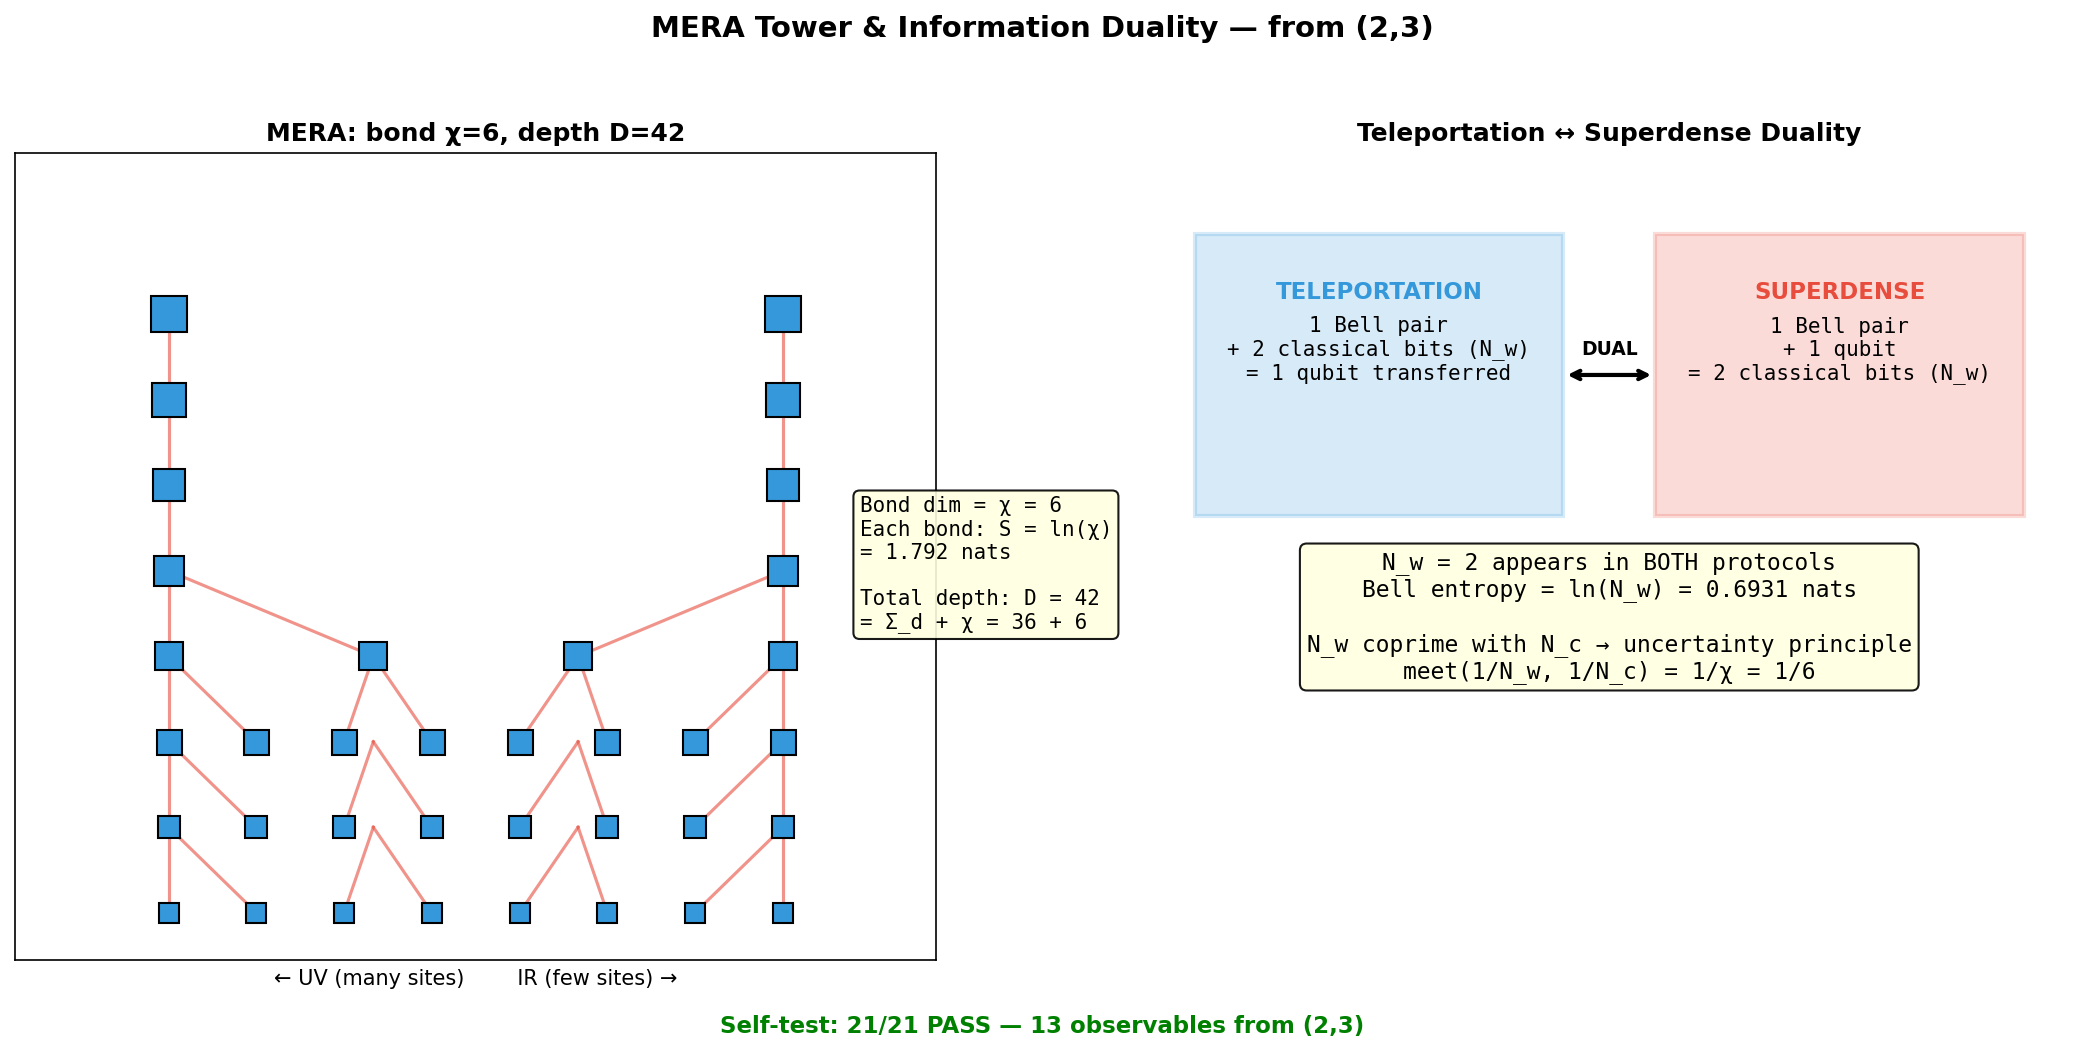

This chart was generated by the following Python code:
#!/usr/bin/env python3
# Copyright (c) 2026 Daland Montgomery
# SPDX-License-Identifier: AGPL-3.0-or-later

"""Crystal QInfo — MERA Structure & Teleport/Superdense Duality"""
import crystal_toe as ct
import matplotlib.pyplot as plt
import numpy as np

toe = ct.Toe(); qi = toe.qinfo()

fig, axes = plt.subplots(1, 2, figsize=(14, 7))
fig.suptitle("MERA Tower & Information Duality — from (2,3)", fontsize=14, fontweight='bold')

# ── Left: MERA tower schematic ──
ax = axes[0]
ax.set_xlim(-3, 3); ax.set_ylim(-0.5, 8)
ax.set_title(f'MERA: bond χ={qi.mera_bond()}, depth D={qi.mera_depth()}',
             fontsize=12, fontweight='bold')

# Draw layers of the tensor network
n_show = 8  # show 8 layers
for layer in range(n_show):
    y = layer * 0.9
    n_sites = max(1, 2**(n_show - layer - 1) // 4)
    n_sites = min(n_sites, 8)
    xs = np.linspace(-2, 2, max(n_sites, 2))
    for x in xs:
        ax.plot(x, y, 's', color='#3498db', markersize=10 + layer,
                markeredgecolor='black', zorder=3)
    # Draw bonds
    if layer < n_show - 1:
        xs_next = np.linspace(-2, 2, max(n_sites // 2, 2))
        for x1 in xs:
            closest = min(xs_next, key=lambda xn: abs(xn - x1))
            ax.plot([x1, closest], [y, y + 0.9], '-',
                    color='#e74c3c', linewidth=1.5, alpha=0.6)

ax.text(2.5, 3, f'Bond dim = χ = {qi.mera_bond()}\n'
        f'Each bond: S = ln(χ)\n'
        f'= {qi.mera_link_entropy():.3f} nats\n\n'
        f'Total depth: D = {qi.mera_depth()}\n'
        f'= Σ_d + χ = 36 + 6',
        fontsize=10, fontfamily='monospace',
        bbox=dict(boxstyle='round', facecolor='lightyellow', alpha=0.9))
ax.set_xticks([]); ax.set_yticks([])
ax.set_xlabel('← UV (many sites)        IR (few sites) →', fontsize=10)

# ── Right: Teleportation / Superdense duality ──
ax = axes[1]
ax.axis('off')
ax.set_xlim(0, 1); ax.set_ylim(0, 1)
ax.set_title('Teleportation ↔ Superdense Duality', fontsize=12, fontweight='bold')

# Teleportation box
ax.add_patch(plt.Rectangle((0.05, 0.55), 0.4, 0.35, fill=True,
             facecolor='#3498db', alpha=0.2, edgecolor='#3498db', linewidth=2))
ax.text(0.25, 0.82, 'TELEPORTATION', ha='center', fontsize=11, fontweight='bold', color='#3498db')
ax.text(0.25, 0.72, f'1 Bell pair\n+ {qi.teleport_bits()} classical bits (N_w)\n= 1 qubit transferred',
        ha='center', fontsize=10, fontfamily='monospace')

# Superdense box
ax.add_patch(plt.Rectangle((0.55, 0.55), 0.4, 0.35, fill=True,
             facecolor='#e74c3c', alpha=0.2, edgecolor='#e74c3c', linewidth=2))
ax.text(0.75, 0.82, 'SUPERDENSE', ha='center', fontsize=11, fontweight='bold', color='#e74c3c')
ax.text(0.75, 0.72, f'1 Bell pair\n+ 1 qubit\n= {qi.superdense_bits()} classical bits (N_w)',
        ha='center', fontsize=10, fontfamily='monospace')

# Duality arrow
ax.annotate('', xy=(0.55, 0.725), xytext=(0.45, 0.725),
            arrowprops=dict(arrowstyle='<->', color='black', lw=2))
ax.text(0.5, 0.75, 'DUAL', ha='center', fontsize=9, fontweight='bold')

# Key insight
ax.text(0.5, 0.35, f'N_w = {qi.teleport_bits()} appears in BOTH protocols\n'
        f'Bell entropy = ln(N_w) = {qi.bell_entropy():.4f} nats\n\n'
        f'N_w coprime with N_c → uncertainty principle\n'
        f'meet(1/N_w, 1/N_c) = 1/χ = 1/{qi.chi()}',
        ha='center', fontsize=11, fontfamily='monospace',
        bbox=dict(boxstyle='round', facecolor='lightyellow', alpha=0.9))

# Self-test
passes, total, msgs = qi.self_test()
fig.text(0.5, 0.01,
         f'Self-test: {passes}/{total} PASS — {qi.observable_count()} observables from (2,3)',
         ha='center', fontsize=11, fontweight='bold',
         color='green' if passes == total else 'red')

plt.tight_layout(rect=[0, 0.03, 1, 0.95])
plt.savefig('qinfo_mera.png', dpi=150, bbox_inches='tight'); plt.show()
